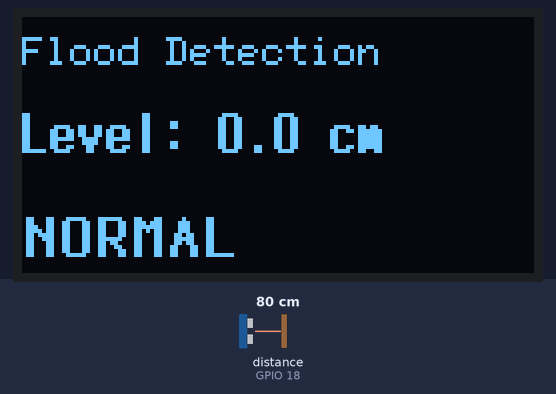
Simulated run of this sketch. Board: ESP32. Shown: 128×64 one-colour display. Wiring (inferred from the names in the program): ultrasonic range finder: trigger GPIO 5; echo GPIO 18. Inputs (shaded band) come from the test bench; at power-on: distance to the obstacle (sensor on GPIO 18) 80 cm. The echo pulse lasts 58.3 µs per cm; WiFi joins after 1.5 s; servers stay silent unless stated; not simulated (calls return 0 or success): secrets.h; what the sketch prints to the serial monitor is not drawn.

Above: at 2.7 s.
2.8 s: distance to the obstacle (sensor on GPIO 18) set to 2 cm
At 4.2 s:
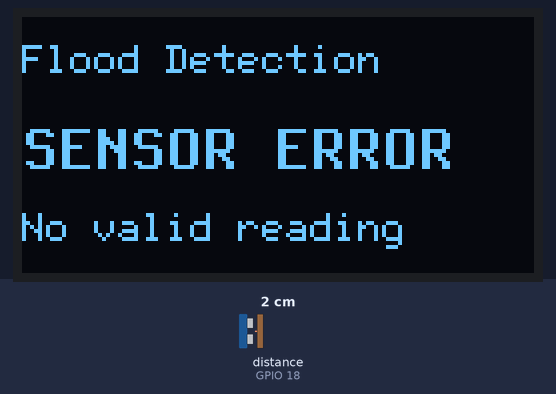
4.5 s: distance to the obstacle (sensor on GPIO 18) set to 35 cm
At 6.4 s:
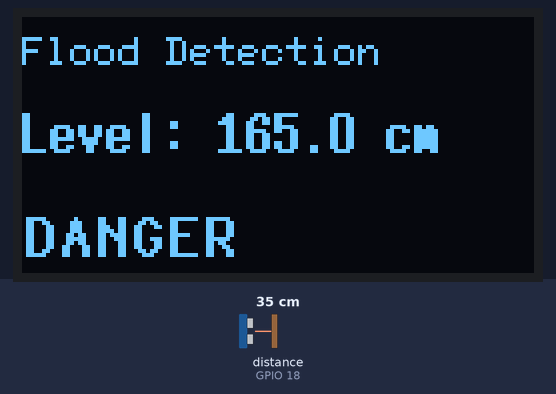
6.7 s: distance to the obstacle (sensor on GPIO 18) set to 120 cm
At 8.5 s:
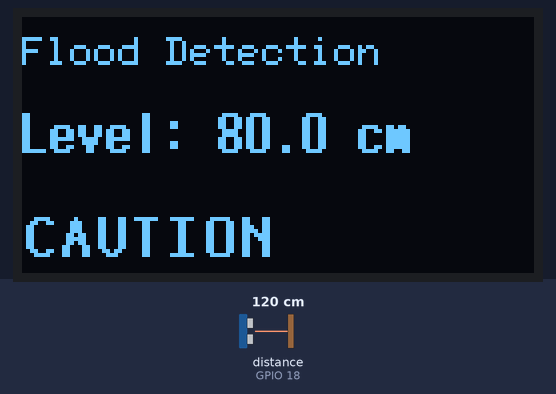
9.0 s: distance to the obstacle (sensor on GPIO 18) set to 97 cm
At 10.2 s:
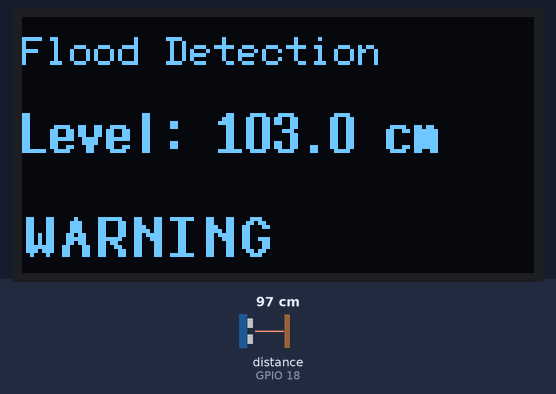
11.2 s: distance to the obstacle (sensor on GPIO 18) set to 4 cm
At 13.3 s:
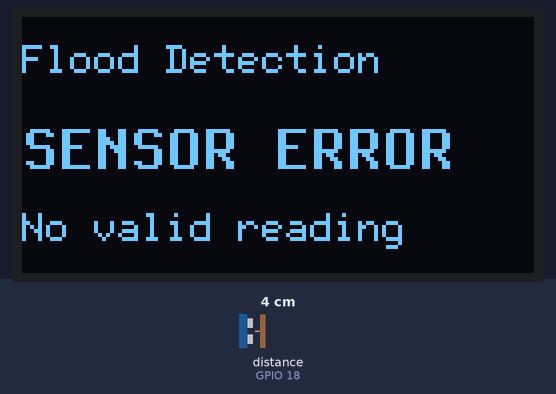
Timing chart, 0 to 14.4 s (numbered marks = the images above; inputs shaded):
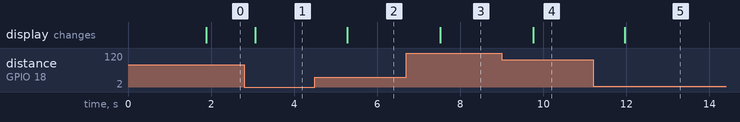

Measured:
- after the input at 2.8 s, the display: changes after 0.26 s (image 1)
- after the input at 4.5 s, the display: changes after 0.78 s (image 2)
- after the input at 6.7 s, the display: changes after 0.82 s (image 3)
- after the input at 9.0 s, the display: changes after 0.75 s (image 4)
- after the input at 11.2 s, the display: changes after 0.76 s (image 5)

The sketch:

flood-detection.ino
```cpp
#include <Arduino.h>
#include "alerts.h"
#include "config.h"
#include "sensor.h"
#include "display.h"
#include "telemetry.h"

/**
 * @brief Global variables for the flood detection system.
 * @details These variables store the current water level, the alert status, and the timestamps for the last sensor read, display update, and telemetry publish.
 */
float waterLevel = 0.0;
alerts::State status = alerts::State::NORMAL;
uint32_t tSensor = 0;
uint32_t tDisplay = 0;
uint32_t tTelemetry = 0;

/**
 * @brief Setup function of the flood detection system.
 * @details This function initializes the serial communication, the ultrasonic sensor, the OLED display, and the telemetry system. It also prints a message indicating that the setup is complete.
 * @note This function should be called once at the beginning of the program.
 */

void setup() {
    Serial.begin(115200);   // Initialize the serial communication for debugging
    sensor::begin();        // Initialize the ultrasonic sensor
    display::begin();       // Initialize the OLED display
    telemetry::begin();     // Initialize the telemetry system
    Serial.println("Setup complete");  // Print a message indicating that setup is complete
}

/**
 * @brief Main loop of the flood detection system.
 * @details This loop continuously reads the water level, evaluates the alert status, updates the display, publishes telemetry data, and prints the status to the serial monitor.
 * @note The loop includes delays to manage the timing of sensor reads, display updates, and telemetry publishing.
 * @note The loop relies on the global variables `tSensor`, `tDisplay`, and `tTelemetry` to track the timing of each operation.
 * @note The variable `waterLevel` is updated only when the sensor is read, and its latest value is used for display and telemetry updates.
 * @note The variable `status` is updated only when the sensor is read, and its latest value is used for display and telemetry updates.
 */
void loop() {
    uint32_t now = millis();
    telemetry::run();

    if (now - tSensor >= SENSOR_READ_INTERVAL_MS) {
        tSensor = now;
        waterLevel = sensor::readWaterLevelCm();  // Read the current water level from the ultrasonic sensor
        status = alerts::evaluate(waterLevel);
        Serial.printf("Water Level: %.2f cm, Status: %s\n", waterLevel, alerts::name(status));
    }

    if (now - tDisplay >= DISPLAY_UPDATE_INTERVAL_MS) {
        tDisplay = now;
        display::showWaterLevel(waterLevel);
    }

    if (now - tTelemetry >= TELEMETRY_PUBLISH_INTERVAL_MS) {
        tTelemetry = now;
        telemetry::publish(waterLevel, status);
        Serial.printf("Telemetry Published");
    }
    delay(1000);
}
```

alerts.cpp
```cpp
/**
 * @file alerts.cpp
 * @brief Implementation of alert states for the flood detection system.
 */

#include "alerts.h"
#include "config.h"

namespace alerts {

/**
 * @brief Evaluate the alert state based on the water level in centimeters.
 */
State evaluate(float waterLevelCm) {
    if (waterLevelCm < 0)                   return State::SENSOR_FAULT;
    if (waterLevelCm >= LEVEL_DANGER_CM)       return State::DANGER;
    if (waterLevelCm >= LEVEL_WARNING_CM)      return State::WARNING;
    if (waterLevelCm >= LEVEL_CAUTION_CM)      return State::CAUTION;
    return State::NORMAL;
}

/**
 * @brief Get the human-readable name for an alert state.
 */
const char* name(State s) {
    switch (s) {
        case State::NORMAL: return "Normal";
        case State::CAUTION: return "Caution";
        case State::WARNING: return "Warning";
        case State::DANGER: return "Danger";
        case State::SENSOR_FAULT: return "Sensor Fault";
        default: return "Unknown";
    }
}

} // namespace alerts
```

alerts.h
```cpp
#pragma once

/**
 * @file alerts.h
 * @brief Alert states for the flood detection system.
 */

namespace alerts {

enum class State { NORMAL, CAUTION, WARNING, DANGER, SENSOR_FAULT };

State evaluate(float waterLevelCm);

// Human-readable name for display / telemetry.
const char* name(State s);

} // namespace alerts
```

display.cpp
```cpp
/**
 * @file display.cpp
 * @brief Shows water level, status, and sensor errors on the OLED.
 */

#include "display.h"
#include "config.h"

#include <Arduino.h>
#include <U8g2lib.h>
#include <cstdio>      // snprintf()

namespace display {

// SH1106 128x64 OLED using the ESP32 hardware I2C peripheral.
// PIN_SCL and PIN_SDA come from config.h so the wiring only has one source
// of truth in the project.
static U8G2_SH1106_128X64_NONAME_F_HW_I2C u8g2(
    U8G2_R0,
    U8X8_PIN_NONE,
    PIN_SCL,
    PIN_SDA
);

/**
 * @brief Selects the status label using the thresholds in config.h.
 * @param waterLevelCm Water level in cm.
 * @return DANGER, WARNING, CAUTION, or NORMAL.
 */
static const char* statusForLevel(float waterLevelCm) {
    if (waterLevelCm >= LEVEL_DANGER_CM) {
        return "DANGER";
    }

    if (waterLevelCm >= LEVEL_WARNING_CM) {
        return "WARNING";
    }

    if (waterLevelCm >= LEVEL_CAUTION_CM) {
        return "CAUTION";
    }

    return "NORMAL";
}

/** @brief Starts the OLED and shows the startup message. */
void begin() {
    u8g2.begin();
    u8g2.clearBuffer();

    u8g2.setFont(u8g2_font_6x12_tr);
    u8g2.drawStr(0, 14, "Flood Detection");
    u8g2.drawStr(0, 30, "Display ready");

    u8g2.sendBuffer();
}

/**
 * @brief Shows water level and status.
 * @param waterLevelCm Water level in cm. Negative values show a sensor error.
 */
void showWaterLevel(float waterLevelCm) {
    if (waterLevelCm < 0.0f) {
        showSensorError();
        return;
    }

    char levelText[24];
    std::snprintf(levelText, sizeof(levelText), "Level: %.1f cm", waterLevelCm);

    u8g2.clearBuffer();

    // Three rows.
    // The first row is the title, the second row shows the water level,
    // and the third row shows the status.
    u8g2.setFont(u8g2_font_6x12_tr);
    u8g2.drawStr(0, 12, "Flood Detection");

    u8g2.setFont(u8g2_font_7x14B_tr);
    u8g2.drawStr(0, 34, levelText);

    u8g2.setFont(u8g2_font_9x18B_tr);
    u8g2.drawStr(0, 60, statusForLevel(waterLevelCm));

    u8g2.sendBuffer();
}

/**
 * @brief Shows the sensor error message.
 * @note Also trigger the system fault LED once it is available.
 */
void showSensorError() {
    u8g2.clearBuffer();

    u8g2.setFont(u8g2_font_6x12_tr);
    u8g2.drawStr(0, 14, "Flood Detection");

    u8g2.setFont(u8g2_font_9x18B_tr);
    u8g2.drawStr(0, 38, "SENSOR ERROR");

    u8g2.setFont(u8g2_font_6x12_tr);
    u8g2.drawStr(0, 56, "No valid reading");

    u8g2.sendBuffer();
}

}  // namespace display
```

display.h
```cpp
#pragma once

/**
 * @file display.h
 * @brief OLED display functions.
 */

namespace display {

/**
 * @brief Starts the SH1106 OLED and shows the startup message.
 * @note Call once in setup before using the display.
 */
void begin();

/**
 * @brief Shows water level and status using the thresholds in config.h.
 * @param waterLevelCm Water level in cm. Negative values show a sensor error.
 */
void showWaterLevel(float waterLevelCm);

/** @brief Shows the sensor error message. */
void showSensorError();

}  // namespace display
```

sensor.cpp
```cpp
/**
 * @file sensor.cpp
 * @brief Reads the ultrasonic sensor and calculates water level.
 *
 * Pins and sensor settings are in config.h.
 */

 #include "sensor.h"
 #include "config.h"

 #include <Arduino.h> // pinMode(), digitalWrite(), pulseIn(), delay()
 #include <algorithm> // std::sort() for median filtering


 namespace sensor {

/**
 * @brief Sets the trigger pin to output and the echo pin to input.
 *
 * Starts the trigger LOW.
 */
void begin() {
    pinMode(PIN_TRIG, OUTPUT);
    pinMode(PIN_ECHO, INPUT);

    digitalWrite(PIN_TRIG, LOW);
}

/**
 * @brief Measures distance with one ultrasonic ping.
 * @return Distance in cm, or -1.0f on timeout or an out-of-range reading.
 */
static float singlePingCm() {

    // Generate the ultrasonic sensor's trigger pulse.
    //
    // Starting LOW for 2 us should give clean pulse edge.
    // The trigger input is then held HIGH for 10 us before returning LOW.
    digitalWrite(PIN_TRIG, LOW);
    delayMicroseconds(2);

    digitalWrite(PIN_TRIG, HIGH);
    delayMicroseconds(10);

    digitalWrite(PIN_TRIG, LOW);

    // Measure how long the ECHO signal remains HIGH.
    //
    // pulseIn() returns the pulse duration in microseconds.
    // A 30 ms timeout prevents the program from waiting indefinitely if no echo is received.
    // The timeout also aligns with a distance beyond the intended operating range of the sensor.
    uint32_t duration = pulseIn(PIN_ECHO, HIGH, 30000);

    // pulseIn() returns zero when the timeout expires without detecting a complete echo pulse.
    if (duration == 0) {
        return -1.0f;
    }

    // Convert round-trip time to one-way distance.
    //
    // ~343 m/s --> 0.0343 cm/us
    // Divide by 2 to account for the round-trip travel of the ultrasonic pulse.
    float cm = duration * 0.0343f / 2.0f;

    // Measurements inside the sensor blind zone or beyond its configured max range are not considered valid, and are rejected.
    if (cm < SENSOR_BLIND_ZONE_CM || cm > SENSOR_MAX_RANGE_CM) {
        return -1.0f;
    }

    return cm;
}

/**
 * @brief Reads multiple pings and filters outliers using the median.
 *
 * Discards invalid readings. Uses the upper middle value for an even sample count.
 *
 * @return Distance in cm, or -1.0f if no valid readings are collected.
 */

float readDistanceCm() {

    // Storage for one complete measurement set.
    float samples[SENSOR_MEDIAN_SAMPLES];

    // Number of valid entries currently stored in samples[].
    int valid = 0;

    // Collect the configured number of measurements.
    for (int i = 0; i < SENSOR_MEDIAN_SAMPLES; ++i) {

        float d = singlePingCm();

        // Only successful measurements are used in the median.
        if (d > 0) {
            samples[valid++] = d;
            Serial.println(d);          // Print each valid distance measurement to serial output.
        }

        // Allow ultrasonic reflections to dissipate before next transmission.
        delay(30);
    }

    // No valid measurements obtained
    if (valid == 0) {
        return -1.0f;
    }

    // Sorting readings so center element represents the median value.
    std::sort(samples, samples + valid);

    // Print the median value for debugging.
    Serial.print("Median Value: ");
    Serial.println(samples[valid / 2]);

    return samples[valid /2];
}

/**
 * @brief Calculates water level as mounting height minus measured distance.
 *
 * Clamps levels below zero to zero.
 *
 * @return Water level in cm, or -1.0f if the distance reading fails.
 */

float readWaterLevelCm() {

    float d = readDistanceCm();

    // Preserve measurement failure indicator.
    if (d < 0) {
        return -1.0f;
    }

    float level = MOUNT_HEIGHT_CM - d;

    // Clamp negative water levels to zero.
    return level < 0 ? 0.0f : level;
}

 } // namespace sensor
```

sensor.h
```cpp
#pragma once

/**
 * @file sensor.h
 * @brief JSN-SR04T distance and water-level functions.
 *
 * Pins and sensor settings are in config.h.
 */

namespace sensor {

/**
 * @brief Sets up the sensor pins with the trigger LOW.
 * @note Call once in setup before taking readings.
 */
void begin();


/**
 * @brief Returns the median of valid pings.
 *
 * Skips timeouts and out-of-range readings. Uses the upper middle value
 * for an even sample count.
 *
 * @return Distance in cm, or -1.0f if no valid readings are collected.
 */
float readDistanceCm();


/**
 * @brief Calculates water level as mounting height minus measured distance.
 *
 * Clamps levels below zero to zero.
 *
 * @return Water level in cm, or -1.0f if the distance reading fails.
 */
float readWaterLevelCm();

}  // namespace sensor
```

telemetry.cpp
```cpp
/**
 * @file telemetery.cpp
 * @brief Telemetry functions for the flood detection system using Blynk.
 */

#include "secrets.h"

#include "telemetry.h"
#include "config.h"
#include <Arduino.h>
#include <WiFi.h>
#include <BlynkSimpleEsp32.h>

namespace telemetry {

constexpr int VPIN_LEVEL = 0;   // V0: water level (cm)
constexpr int VPIN_STATE = 1;   // V1: state string


/**
 * @brief Initialize the telemetry system and connect to WiFi and Blynk
 * @note This function should be called in the setup() function of the Arduino sketch.
 */
void begin() {
    Blynk.config(BLYNK_AUTH_TOKEN);
    Blynk.connectWiFi(WIFI_SSID, WIFI_PASSWORD);
}


/**
 * @brief Run the telemetry system, processing Blynk events.
 * @note This function should be called in the loop() function of the Arduino sketch.
 */
void run() {
    if (WiFi.status() == WL_CONNECTED) {
        Blynk.run();
    }
}

/**
 * @brief Publish the current water level and alert state to Blynk.
 * @param levelCm The current water level in centimeters.
 * @param state The current alert state.
 */
void publish(float levelCm, alerts::State state) {
    if (!Blynk.connected()) return;
    Blynk.virtualWrite(VPIN_LEVEL, levelCm);
    Blynk.virtualWrite(VPIN_STATE, alerts::name(state));
}

/**
 * @brief Check if the telemetry system is connected to Blynk.
 * @return true if connected, false otherwise.
 */
bool isConnected() {
    return Blynk.connected();
}
} // namespace telemetry
```

telemetry.h
```cpp
/**
 * @file telemetry.h
 * @brief Telemetry interface for the flood detection system using Blynk.
 */

#pragma once
#include "alerts.h"

namespace telemetry {

void begin();
void run();
void publish(float levelCm, alerts::State state);
bool isConnected();

} // namespace telemetry
```

config.h
```cpp
#pragma once

/**
 * @file config.h
 * @brief Pin assignments, sensor settings, and warning thresholds.
 */

#include <cstdint>

// ============================================================
// Pin map - ESP32 ESP-WROOM-32
// ============================================================

/**
 * @name Ultrasonic sensor pins
 * @{
 */

/** @brief Ultrasonic trigger pin (3.3 V). */
constexpr int PIN_TRIG = 5;

/**
 * @brief Ultrasonic echo pin.
 *
 * @warning Use a voltage divider to reduce the 5 V echo signal for the ESP32.
 */
constexpr int PIN_ECHO = 18;

/** @} */

/**
 * @name OLED I2C pins
 * @{
 */

/** @brief OLED data pin. */
constexpr int PIN_SDA = 21;

/** @brief OLED clock pin. */
constexpr int PIN_SCL = 22;

/** @} */

/**
 * @name Local alert outputs
 * @{
 */

/** @brief Reserved buzzer pin.
 * @note Placeholder.  Verify this pin is available.  Once verified, remove this note.
 */
constexpr int PIN_BUZZER = 25;

/** @brief Reserved green LED pin (normal).
 * @note Placeholder.  Verify this pin is available.  Once verified, remove this note.
 */
constexpr int PIN_LED_GREEN = 26;

/** @brief Reserved amber LED pin (caution).
 * @note Placeholder.  Verify this pin is available.  Once verified, remove this note.
 */
constexpr int PIN_LED_AMBER = 27;

/** @brief Reserved red LED pin (danger).
 * @note Placeholder.  Verify this pin is available.  Once verified, remove this note.
 */
constexpr int PIN_LED_RED = 14;

/** @brief Reserved for future system error LED pin.
 * @note Placeholder.  Verify this pin is available.  Once verified, remove this note.
 */
constexpr int PIN_LED_ERROR = 13;

/** @} */

// ============================================================
// Sensor geometry and usable measurement range
// ============================================================

/**
 * @brief Sensor height above zero water level, in cm.
 * @note Placeholder. Replace with the measured mounting height.
 */
constexpr float MOUNT_HEIGHT_CM = 200.0f;

/** @brief Minimum valid distance, in cm. Closer readings are rejected. */
constexpr float SENSOR_BLIND_ZONE_CM = 25.0f;

/** @brief Maximum valid distance, in cm. Farther readings are rejected. */
constexpr float SENSOR_MAX_RANGE_CM = 450.0f;

// ============================================================
// Water-level warning thresholds
// ============================================================

/**
 * @brief Caution water level, in cm.
 * @note Prototype value. Confirm for the installation.
 */
constexpr float LEVEL_CAUTION_CM = 60.0f;

/**
 * @brief Warning water level, in cm.
 * @note Prototype value. Confirm for the installation.
 */
constexpr float LEVEL_WARNING_CM = 100.0f;

/**
 * @brief Danger water level, in cm.
 * @note Prototype value. Confirm for the installation.
 */
constexpr float LEVEL_DANGER_CM = 140.0f;

/** @brief Planned rapid-rise threshold, in cm per minute.
 * @note Prototype value. Confirm for the installation.
 */
constexpr float RAPID_RISE_CM_PER_MIN = 5.0f;

// ============================================================
// Timing and sampling
// ============================================================

/** @brief Time between scheduled sensor readings, in ms. */
constexpr uint32_t SENSOR_READ_INTERVAL_MS = 2000;

/** @brief Target display refresh interval, in ms. */
constexpr uint32_t DISPLAY_UPDATE_INTERVAL_MS = 1000;

/** @brief Target telemetry interval, in ms. */
constexpr uint32_t TELEMETRY_PUBLISH_INTERVAL_MS = 10000;

/** @brief Number of pings per filtered reading. */
constexpr int SENSOR_MEDIAN_SAMPLES = 5;
```
